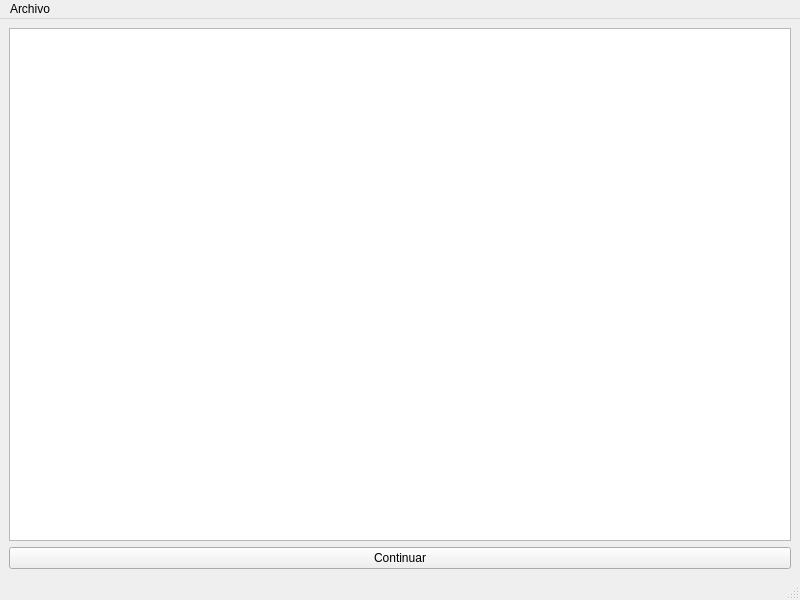
<?xml version="1.0" encoding="UTF-8"?>
<ui version="4.0">
 <class>MainWindow</class>
 <widget class="QMainWindow" name="MainWindow">
  <property name="geometry">
   <rect>
    <x>0</x>
    <y>0</y>
    <width>800</width>
    <height>600</height>
   </rect>
  </property>
  <property name="windowTitle">
   <string>MainWindow</string>
  </property>
  <widget class="QWidget" name="centralwidget">
   <layout class="QVBoxLayout" name="verticalLayout">
    <item>
     <widget class="QListWidget" name="lst_showList"/>
    </item>
    <item>
     <widget class="QPushButton" name="btn_Continue">
      <property name="text">
       <string>Continuar</string>
      </property>
     </widget>
    </item>
   </layout>
  </widget>
  <widget class="QMenuBar" name="menubar">
   <property name="geometry">
    <rect>
     <x>0</x>
     <y>0</y>
     <width>800</width>
     <height>20</height>
    </rect>
   </property>
   <widget class="QMenu" name="menuArchivo">
    <property name="title">
     <string>Archivo</string>
    </property>
    <addaction name="actionLoadROM"/>
   </widget>
   <addaction name="menuArchivo"/>
  </widget>
  <widget class="QStatusBar" name="statusbar"/>
  <action name="actionLoadROM">
   <property name="checkable">
    <bool>false</bool>
   </property>
   <property name="text">
    <string>Cargar ROM</string>
   </property>
   <property name="autoRepeat">
    <bool>true</bool>
   </property>
  </action>
 </widget>
 <resources/>
 <connections/>
</ui>
